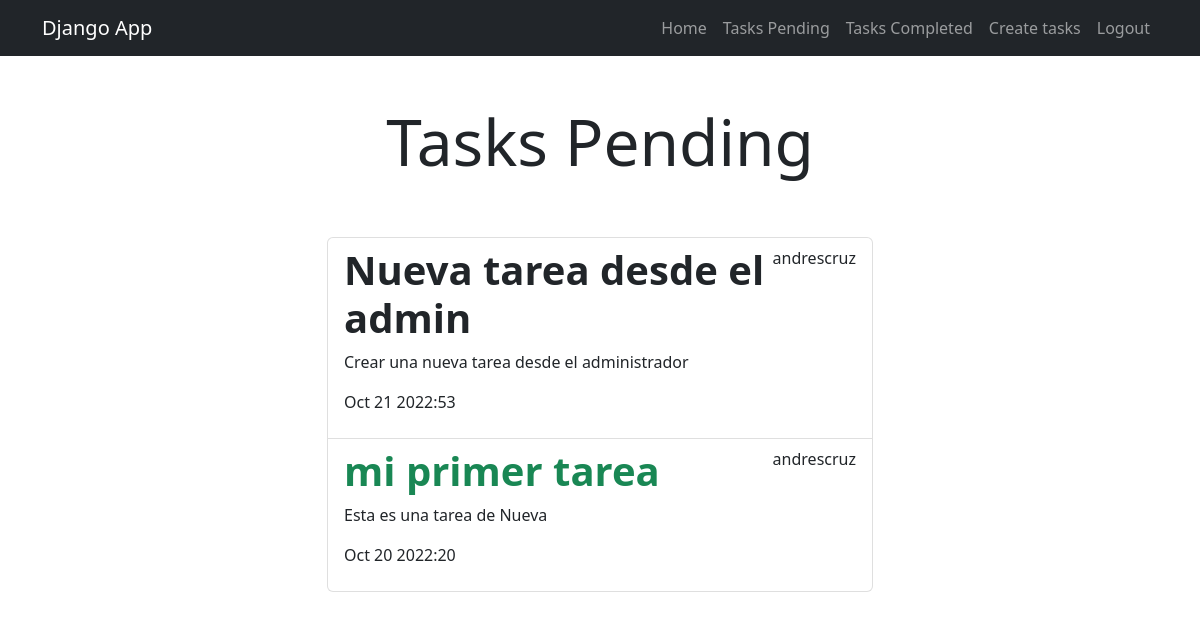
The app's page /tasks_completed/ (signed in) with its own data.
### tasks/models.py (models this page shows, shortened)
class Task(models.Model):
    title = models.CharField(max_length = 100)
    description = models.TextField(blank = True)
    created = models.DateTimeField(auto_now_add = True)
    datecompleted = models.DateTimeField(null = True, blank = True)
    important = models.BooleanField(default = False)
    user = models.ForeignKey(User, on_delete = models.CASCADE)

### tasks/views.py (the view)
# urls.py: path('tasks_completed/', views.tasks_completed, name='tasks_completed'),
@login_required
def tasks_completed(request):
    tasks = Task.objects.filter(user = request.user, datecompleted__isnull = False).order_by('-datecompleted')
    return render(request, 'tasks.html', {
        'tasks': tasks
    })

### tasks/templates/tasks.html
{% extends 'base.html' %}
{% block content %}
<main class="container">
    <div class="row">
        <div class="col-md-6 offset-md-3">
            <h1 class="text-center display-3 py-5">Tasks Pending</h1>
            <ul class="list-group">
                {% for task in tasks %}
                <a class="list-group-item" href="{% url 'task_detail' task.id %}">
                    <header class="d-flex justify-content-between">
                        {% if task.important %}
                        <h1 class="fw-bold text-success">{{ task.title }}</h1>
                        {% else %}
                        <h1 class="fw-bold">{{ task.title }}</h1>
                        {% endif %}
                        <p>{{ task.user.username }}</p>
                    </header>
                    <p>{{ task.description }}</p>
                    <p>{{ task.datecompleted | date:'M j Y:i' }}</p>
                </a>
                {% endfor %}
            </ul>
        </div>
    </div>
</main>
{% endblock %}

### records on screen
Task: title "Nueva tarea desde el admin", user.username "andrescruz", description "Crear una nueva tarea desde el administrador", datecompleted "Oct 21 2022:53"
Task: title "mi primer tarea", user.username "andrescruz", description "Esta es una tarea de Nueva", datecompleted "Oct 20 2022:20"
